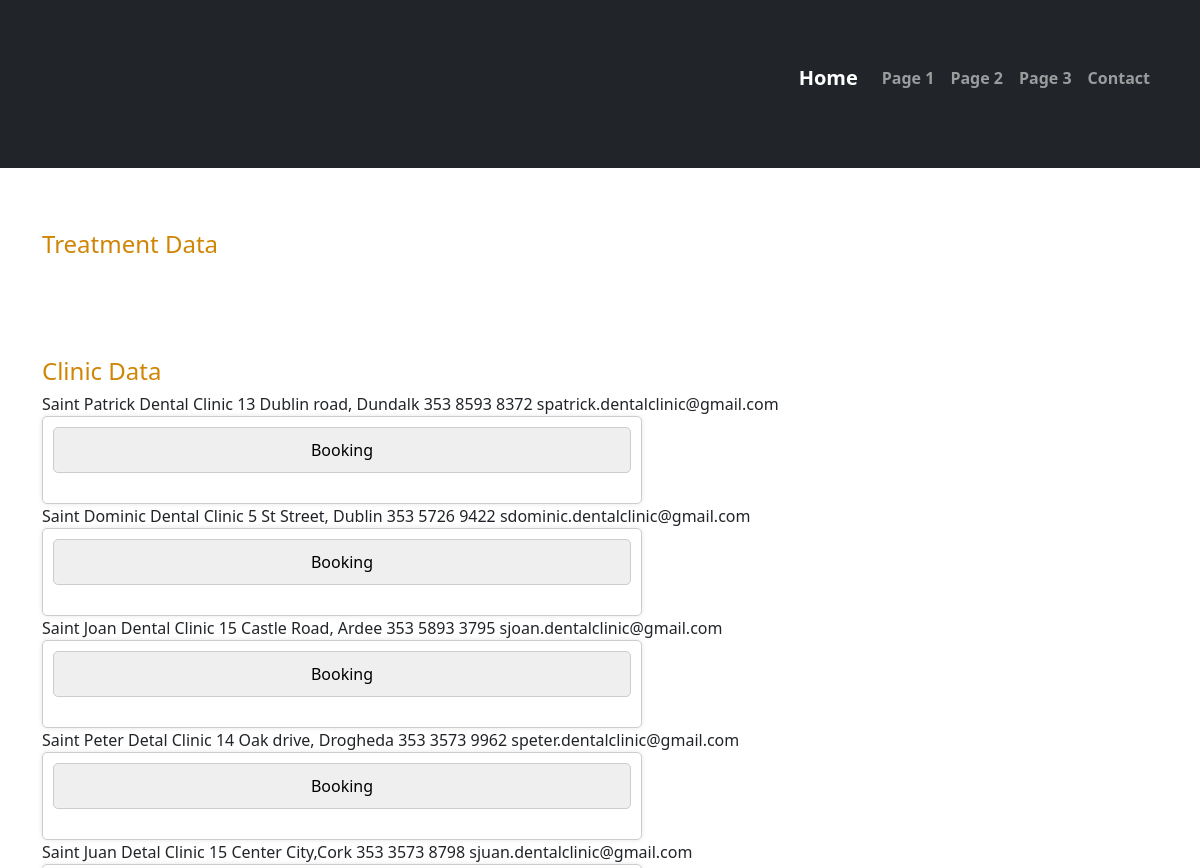
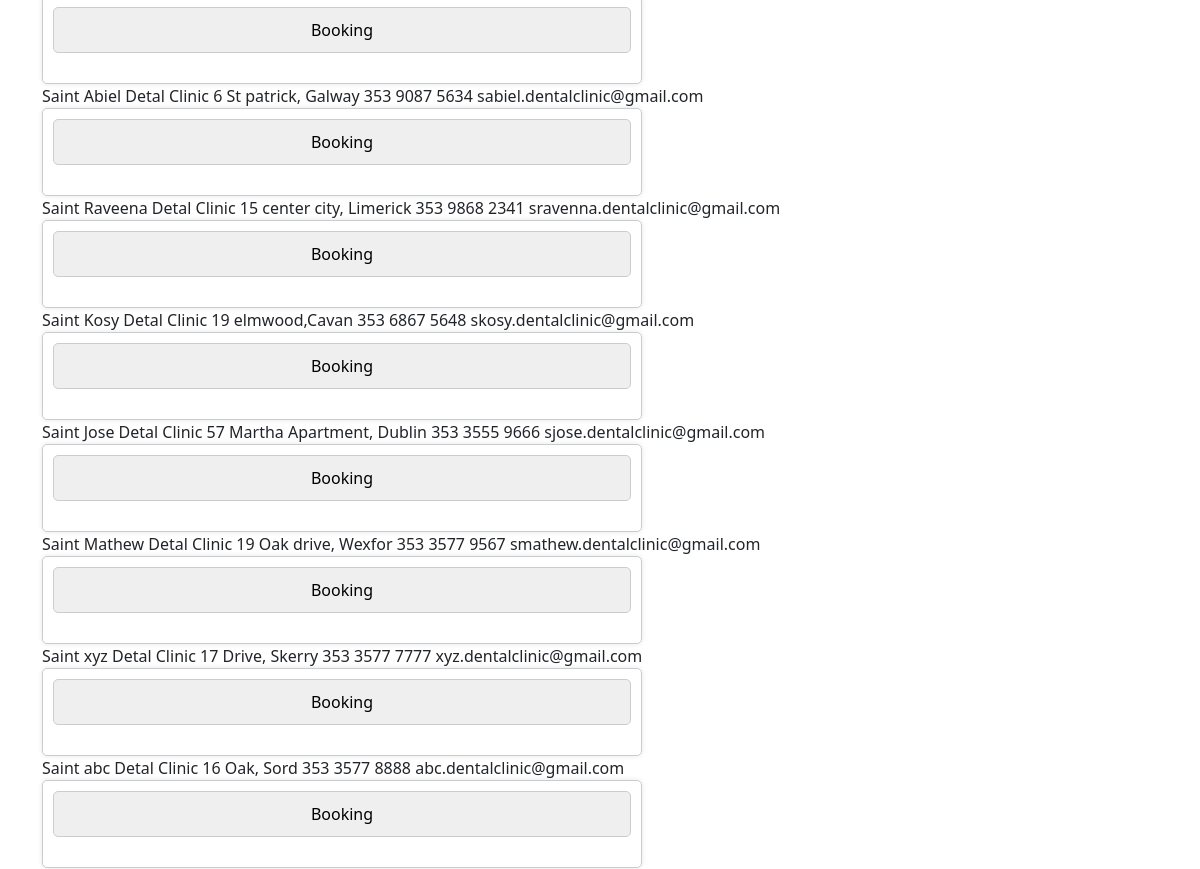
/page-1.php (upper part), run on an earlier commit of the app's database (2 pictures, top to bottom).
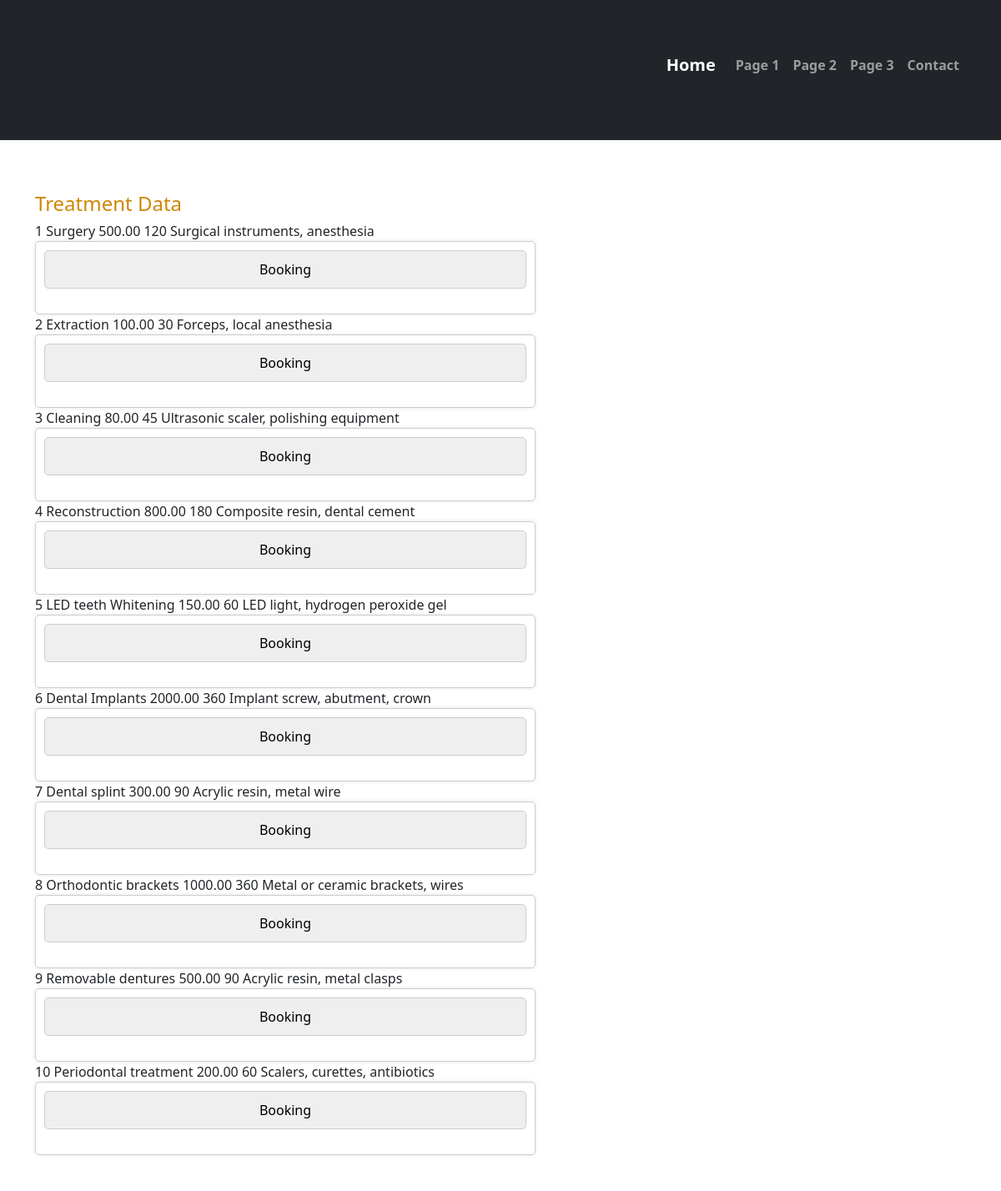
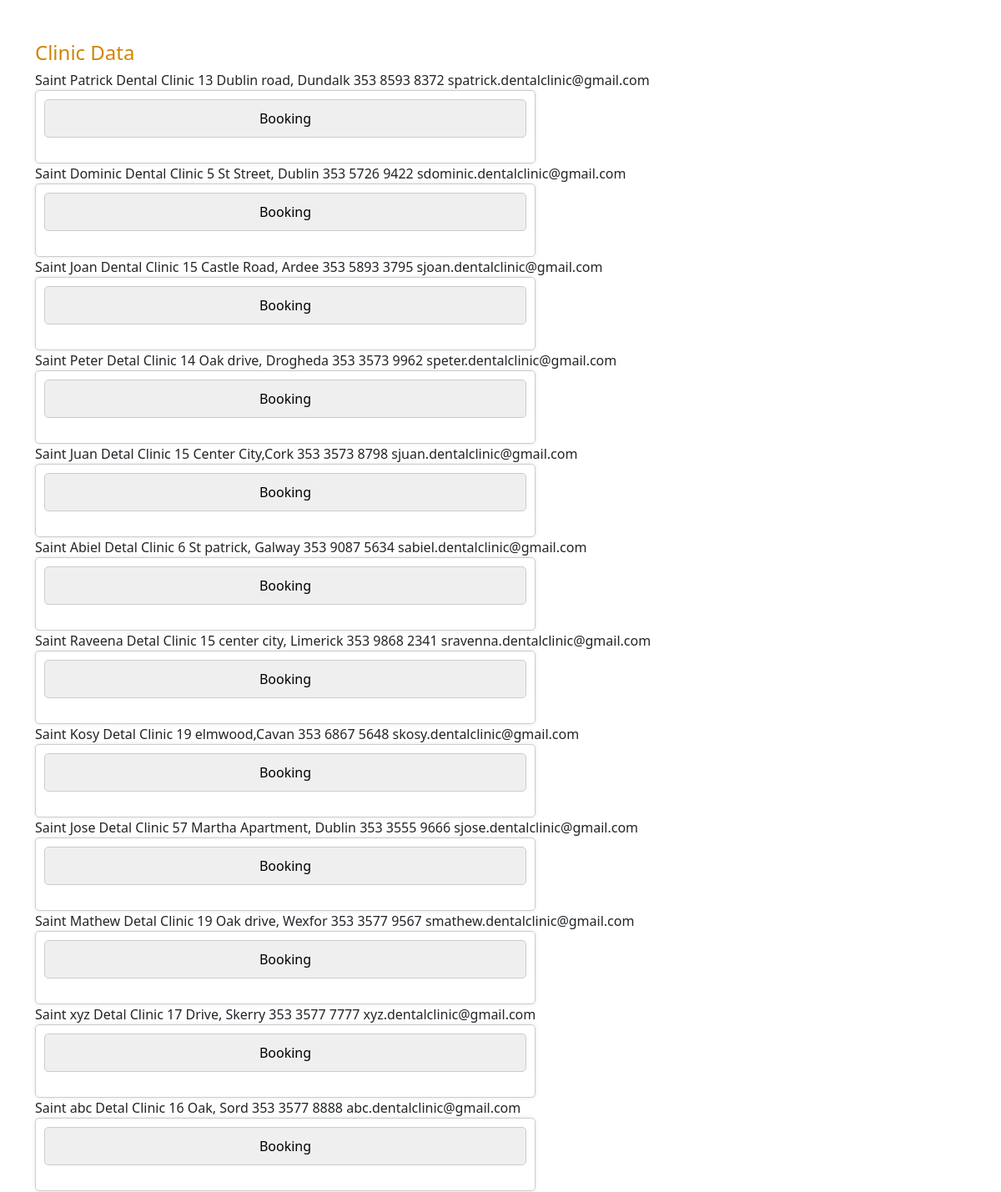
And on a later commit of the database (2 pictures, top to bottom).
### tables this page shows
CREATE TABLE Clinic ( Clinic_Id   int NOT NULL AUTO_INCREMENT,
					  Clinic_Name      VARCHAR(50),
					  Clinic_Address   VARCHAR(200),
					  Clinic_Telephone VARCHAR(20),
					  Clinic_Email     VARCHAR(200),
					  PRIMARY KEY (clinic_id));

CREATE TABLE Treatment_Type (
    id INT PRIMARY KEY,
    name VARCHAR(255) NOT NULL,
    price DECIMAL(10,2),
    duration INT,
    materials VARCHAR(255)
);

### page-1.php (the view, shortened to what this page needs)
<?php
require_once('database.php');
$queryClinic = 'SELECT * FROM Clinic';
$statement = $db->prepare($queryClinic);
$statement->execute();
$clinics = $statement->fetchAll();
?>
<?php
require_once('database.php');
$queryTreatment_type = 'SELECT * FROM treatment_type';
$statement = $db->prepare($queryTreatment_type);
$statement->execute();
$treatment_type = $statement->fetchAll();
?>
<?php include 'includes/header.php';?>
<main >
<div class="container" >
        <h1>Treatment Data </h1>
            <?php foreach ($treatment_type as $treatment) : ?>
                <?php echo  $treatment['id']; ?>
                <?php echo  $treatment['name']; ?>
                 <?php echo  $treatment['price']; ?>
                <?php echo  $treatment['duration']; ?>
                <?php echo  $treatment['materials']; ?>
                <form action="contact.php"   method="post">
                        <input type="submit" value="Booking">
                    </form>
            <?php endforeach; ?>
    </div >
    <div class="container">
            <h1>Clinic Data </h1>
            <?php foreach ($clinics as $clinic) : ?>
                <?php echo $clinic['Clinic_Name']; ?>
                <?php echo $clinic['Clinic_Address']; ?>
                <?php echo $clinic['Clinic_Telephone']; ?>
                <?php echo $clinic['Clinic_Email']; ?>
                <form action="contact.php" method="post">
    <input type="submit" value="Booking">
</form>
            <?php endforeach; ?>
    </div>
</main>
<?php include 'includes/footer.php';?>

### includes/header.php (shortened to what this page needs)
<!doctype html>
<html lang="en">
  <head>
    <link href="css/bootstrap.min.css" rel="stylesheet">
    <link href="css/mystyle.css" rel="stylesheet" type="text/css">
  </head>
  <body>
    <nav class="navbar navbar-expand-lg navbar-dark bg-dark" aria-label="Eighth navbar example">
      <div class="container">
        <div class="collapse navbar-collapse" id="navbarsExample07">
          <span class="d-flex">
            <ul class="navbar-nav me-auto mb-2 mb-lg-0">
            <a class="navbar-brand" href="index.php">Home</a>
              <li class="nav-item">
                <a class="nav-link" aria-current="page" href="page-1.php">Page 1</a>
              </li>
              <li class="nav-item">
                <a class="nav-link" aria-current="page" href="page-2.php">Page 2</a>
              </li>
              <li class="nav-item">
                <a class="nav-link" aria-current="page" href="page-3.php">Page 3</a>
              </li>
              <li class="nav-item">
                <a class="nav-link" aria-current="page" href="contact.php">Contact</a>
              </li>
            </ul>
          </span>
        </div>
      </div>
    </nav>

### includes/footer.php (shortened to what this page needs)
  </body>
</html>

### css/mystyle.css (style rules this page uses)
form { max-width: 600px; padding: 10px; border: 1px solid #ccc; border-radius: 5px; box-shadow: 0 0 5px rgba(0, 0, 0, 0.1); }
form input, form select, form textarea { width: 100%; padding: 10px; margin-bottom: 20px; border: 1px solid #ccc; border-radius: 5px; font-size: 16px; }
nav ul { list-style-type: none; margin-left: 0; padding-left: 0; }
nav ul li { padding-bottom: 0.5em; }
h1 { font-size: 150%; margin: 0; padding: .5em 0 .25em; }
h1, h2 { color: rgb(208, 133, 4); }
ul { margin: 0 0 1em 0; padding: 0 0 0 2.5em; }
li { margin: 0; padding: 0; }
a { color: rgb(41, 64, 124); font-weight: bold; }
form { margin: 0; }
.container { display: flexbox; padding-bottom: 30px ; padding-top: 50px; }

What changed in the data, as far as the page shows it:
added treatment_type: id "1", name "Surgery", price "500.00", duration "120", materials "Surgical instruments, anesthesia"
added treatment_type: id "2", name "Extraction", price "100.00", duration "30", materials "Forceps, local anesthesia"
added treatment_type: id "3", name "Cleaning", price "80.00", duration "45", materials "Ultrasonic scaler, polishing equipment"
added treatment_type: id "4", name "Reconstruction", price "800.00", duration "180", materials "Composite resin, dental cement"
added treatment_type: id "5", name "LED teeth Whitening", price "150.00", duration "60", materials "LED light, hydrogen peroxide gel"
added treatment_type: id "6", name "Dental Implants", price "2000.00", duration "360", materials "Implant screw, abutment, crown"
added treatment_type: id "7", name "Dental splint", price "300.00", duration "90", materials "Acrylic resin, metal wire"
added treatment_type: id "8", name "Orthodontic brackets", price "1000.00", duration "360", materials "Metal or ceramic brackets, wires"
added treatment_type: id "9", name "Removable dentures", price "500.00", duration "90", materials "Acrylic resin, metal clasps"
added treatment_type: id "10", name "Periodontal treatment", price "200.00", duration "60", materials "Scalers, curettes, antibiotics"
